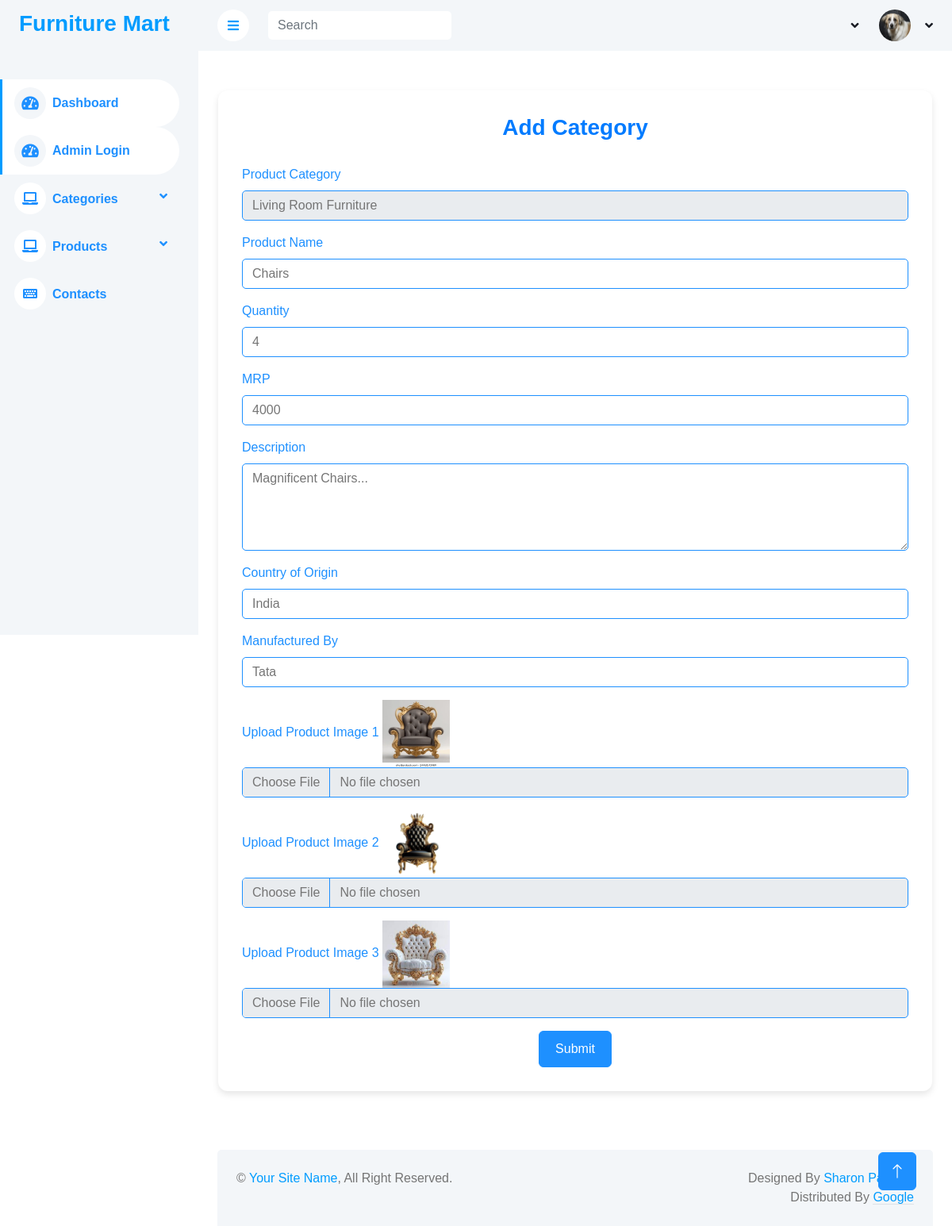
/FurnitureApp/edit_products/1/, run on the app's committed database.
### FurnitureApp/models.py (models this page shows)
class ProductDB(models.Model):
    Product_Category = models.CharField(max_length=100, null=True, blank=True)
    Product_Name = models.CharField(max_length=100, null=True, blank=True)
    Product_Quantity = models.IntegerField(null=True, blank=True)
    Product_MRP = models.IntegerField(null=True, blank=True)
    Product_Description = models.TextField(max_length=300, null=True, blank=True)
    Product_Country = models.CharField(max_length=100, null=True, blank=True)
    Product_Mfd = models.CharField(max_length=100, null=True, blank=True)
    Product_Image1 = models.ImageField(upload_to='product_images/', null=True, blank=True)
    Product_Image2 = models.ImageField(upload_to='product_images/', null=True, blank=True)
    Product_Image3 = models.ImageField(upload_to='product_images/', null=True, blank=True)

### FurnitureApp/views.py (the view)
# urls.py: path('edit_products/<int:pro_id>/', views.edit_products, name='edit_products'),
def edit_products(request, pro_id):
    cat = CategoryDB.objects.all()
    pro = ProductDB.objects.get(id=pro_id)
    return render(request, "edit_products.html", {'cat': cat, 'pro': pro})

### FurnitureApp/templates/edit_products.html (shortened to what this page needs)
<!DOCTYPE html>
{% extends 'index.html' %}
{% block content %}
<html lang="en">
<head>
</head>
<body>
<div class="form-container">
    <h6>Add Category</h6>
    <form method="post" action="{% url 'update_products' pro_id=pro.id %}" enctype="multipart/form-data">
        <div class="mb-3">
            <label class="form-label">Product Category</label>
            <select class="form-control" name="product_category" aria-label="Default select example">
                <option>{{pro.Product_Category}}</option>
            </select>
        </div>
        <div class="mb-3">
            <label for="productName" class="form-label">Product Name</label>
            <input type="text" value="{{pro.Product_Name}}" name="product_name" class="form-control"
                   id="productName"
                   placeholder="Enter product name">
        </div>
        <div class="mb-3">
            <label class="form-label">Quantity</label>
            <input type="text" value="{{pro.Product_Quantity}}" name="product_quantity" class="form-control"
                   placeholder="Quantity">
        </div>
        <div class="mb-3">
            <label class="form-label">MRP</label>
            <input type="text" value="{{pro.Product_MRP}}" name="product_mrp" class="form-control"
                   placeholder="MRP">
        </div>
        <div class="mb-3">
            <label for="categoryComment" class="form-label">Description</label>
            <textarea name="product_desc" class="form-control" id="categoryComment" rows="4"
                      placeholder="Enter a description for the product">{{pro.Product_Description}}</textarea>
        </div>
        <div class="mb-3">
            <label class="form-label">Country of Origin</label>
            <input type="text" value="{{pro.Product_Country}}" name="product_country" class="form-control"
                   placeholder="Country of Origin">
        </div>
        <div class="mb-3">
            <label class="form-label">Manufactured By</label>
            <input type="text" value="{{pro.Product_Mfd}}" name="product_mfd" class="form-control"
                   placeholder="Manufactured By">
        </div>
        <div class="mb-3">
            <label class="form-label">Upload Product Image 1</label>
            <img src="{{pro.Product_Image1.url}}" width="85px" height="85px">
            <input name="product_image1" class="form-control" type="file">
        </div>
        <div class="mb-3">
            <label class="form-label">Upload Product Image 2</label>
            <img src="{{pro.Product_Image2.url}}" width="85px" height="85px">
            <input name="product_image2" class="form-control" type="file">
        </div>
        <div class="mb-3">
            <label for="categoryFile" class="form-label">Upload Product Image 3</label>
            <img src="{{pro.Product_Image3.url}}" width="85px" height="85px">
            <input name="product_image3" class="form-control" type="file" id="categoryFile">
        </div>
        <div style="text-align: center;">
            <button type="submit" class="btn btn-primary">Submit</button>
        </div>
    </form>
</div>
</body>
</html>
{% endblock %}

### FurnitureApp/static/fun/css/style.css (style rules this page uses)
:root { --primary: #009CFF; --light: #F3F6F9; --dark: #191C24; }
.btn { transition: .5s; }
.btn.btn-primary { color: #FFFFFF; }

### FurnitureApp/templates/edit_products.html (style rules this page uses)
body { background-color: #f2f4f7; font-family: Arial, sans-serif; }
.form-container { background-color: #ffffff; border-radius: 12px; padding: 30px; max-width: 900px; margin: 50px auto; box-shadow: 0 4px 8px rgba(0, 0, 0, 0.1); }
h6 { font-size: 28px; color: #007bff; text-align: center; font-weight: bold; margin-bottom: 30px; }
.form-label { color: #1E90FF; }
.form-control { border-color: #1E90FF; }
.btn-primary { background-color: #1E90FF; border-color: #1E90FF; padding: 10px 20px; border-radius: 6px; transition: background-color 0.3s ease; }
.mb-3 { margin-bottom: 20px; }

### data on the page
ProductDB: product_category "Living Room Furniture", product_name "Chairs", product_quantity "4", product_mrp "4000", product_desc "Magnificent Chairs...", product_country "India", product_mfd "Tata", Product_Image1 (picture), Product_Image2 (picture), Product_Image3 (picture)
